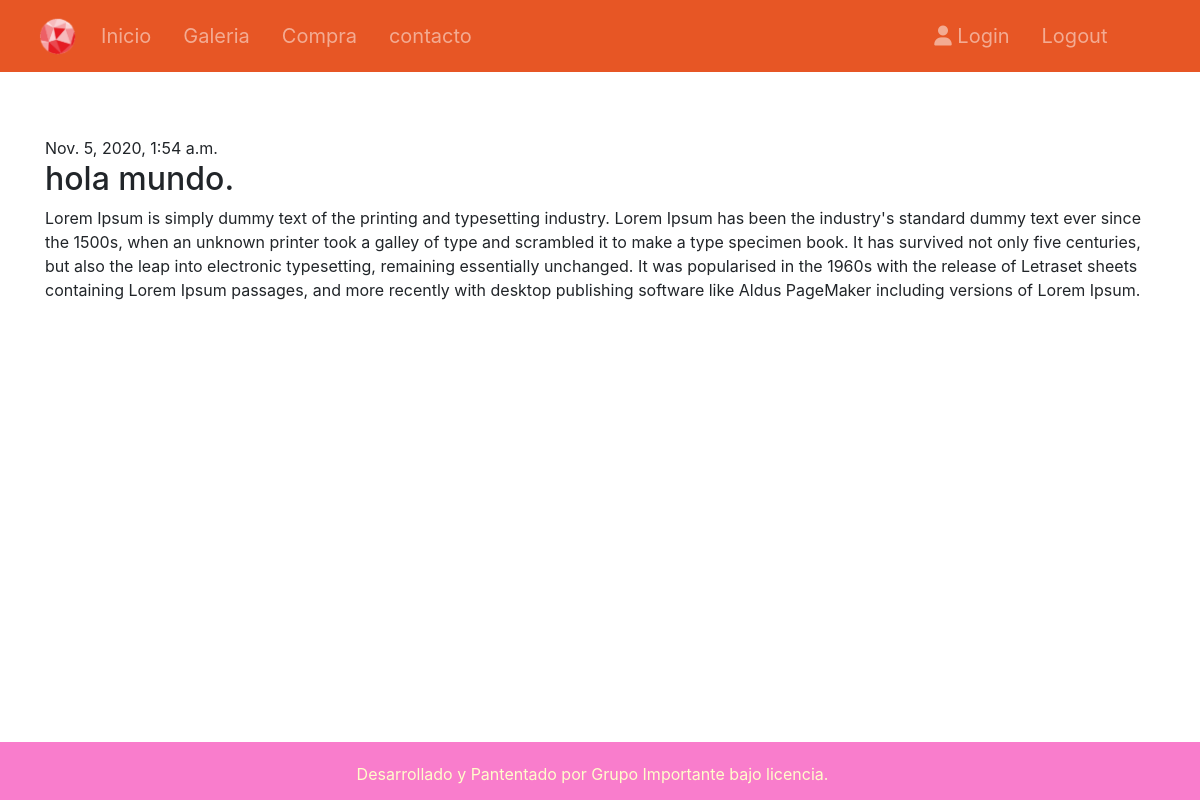
The app's page /post/1/ with its own data.
### blog/models.py (models this page shows, shortened)
class Post(models.Model):
    author = models.ForeignKey('auth.User', on_delete=models.CASCADE)
    title = models.CharField(max_length=200)
    text = models.TextField()
    created_date = models.DateTimeField(
        default=timezone.now)
    published_date = models.DateTimeField(
        blank=True, null=True)

### blog/views.py (the view)
# urls.py: path('post/<int:pk>/', views.post_detail, name='post_detail'),
def post_detail(request, pk):
    post = get_object_or_404(Post, pk=pk)
    return render(request, 'blog/post_detail.html', {'post': post})

### blog/templates/blog/post_detail.html
{% extends 'blog/base.html' %}
{% block content %}
    <div class="post">
        {% if post.published_date %}
            <div class="date">
                {{ post.published_date }}
            </div>
        {% endif %}
        <h2>{{ post.title }}</h2>
        <p>{{ post.text|linebreaksbr }}</p>
    </div>
{% endblock %}

### blog/static/css/custom.css (style rules this page uses)
html, body { height: 100%; }

### records on screen
Post: published_date "Nov. 5, 2020, 1:54 a.m.", title "hola mundo.", text "Lorem Ipsum is simply dummy text of the printing and typesetting industry. Lorem Ipsum has been the industry's standard dummy text ever since the 1500s, when an unknown printer took a galley of type and scrambled it to make a type specimen book. It has survived not only five centuries, but also the leap into electronic typesetting, remaining essentially unchanged. It was popularised in the 1960s with the release of Letraset sheets containing Lorem Ipsum passages, and more recently with desktop publishing software like Aldus PageMaker including versions of Lorem Ipsum."
